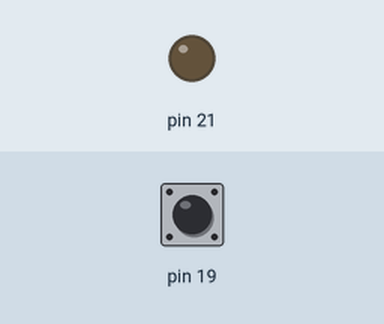
Recording of a program running on a simulated Raspberry Pi (header pin numbers). Shown: output pins drawn as LEDs (lit = HIGH). The test bench sets the inputs (shaded band); at power-on: pin 19 HIGH. Outgoing connections fail; what the program prints to the terminal is not drawn.

Above: at 1.2 s.
1.3 s: pin 19 pulled LOW for 1 s
At 3.5 s:
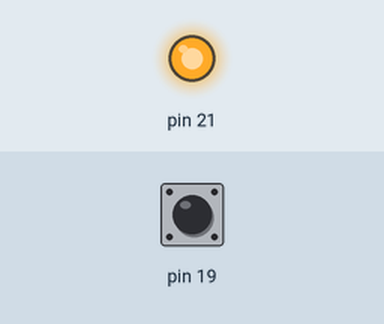
5.4 s: pin 19 pulled LOW for 0.65 s
At 8.6 s:
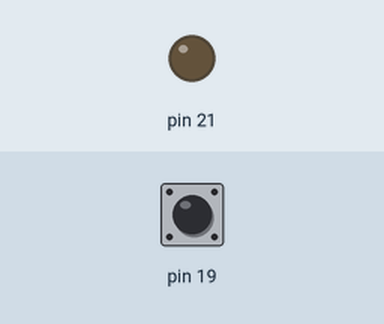
9.1 s: pin 19 pulled LOW for 3.2 s
At 11.8 s:
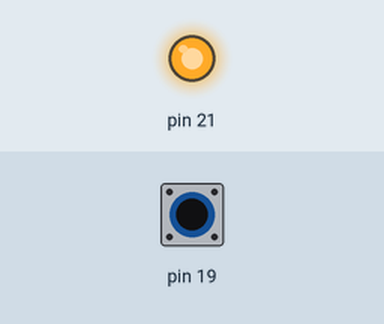
Timing chart, 0 to 13.5 s (numbered marks = the images above; inputs shaded):
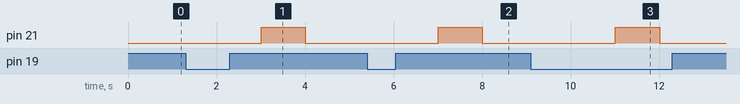

Measured:
- after the input at 1.3 s, pin 21: LOW → HIGH after 1.7 s, → LOW 1.0 s later
- after the input at 5.4 s, pin 21: LOW → HIGH after 1.6 s, → LOW 1.0 s later
- after the input at 9.1 s, pin 21: LOW → HIGH after 1.9 s, → LOW 1.0 s later

The program:

dimmer.py
```python
import RPi.GPIO as GPIO
import time
#from sunrise import calculatedutycycle
import socket

GPIO.setmode(GPIO.BOARD)

GPIO.setup(19, GPIO.IN, pull_up_down=GPIO.PUD_UP)
GPIO.setup(21, GPIO.OUT)

localfrequency = 60
timer = False
movingaveragesamples = 50
cycles = []
[cycles.append(1/(2 * localfrequency)) for a in range(0,movingaveragesamples)]
print(cycles)

def fetch():
    data = None
    with socket.socket(socket.AF_INET, socket.SOCK_STREAM) as s:
        s.setblocking(False)
        try:
            s.connect(('localhost', 6001))
            data = s.recv(1024)
            print('Received', str(data))
        except:
            pass
    return data

waketime = (5, 35, 00)
endwaketime = (6, 00, 11)
sleeptime = (21, 15, 00)
endsleeptime = (21, 30, 22)

start = time.perf_counter()
triacon = False
newsinus = False
# time to let triac gate energize
delaytime = 0.0001
dc = 75
ontime = 0


#GPIO.output(21,GPIO.HIGH)

def average(l):
    return sum(l)/len(l)
try:
    while True:
        #check for updates
        data = fetch()
        cycletime = average(cycles)
        if data is not None:
            waketime, endwaketime, sleeptime, endsleeptime = [tuple(a) for a in data]
            print(waketime,endwaketime,sleeptime,endsleeptime)
            #time.sleep(10)
        #dc = calculatedutycycle(waketime, endwaketime, sleeptime, endsleeptime)
        targettime = (100 - dc) / 100 * cycletime
        if GPIO.input(19) == False and timer == False:
            print("begin sinus")
            #start of sinus
            timer = True
            start = time.perf_counter()
            print("low",start)
            newsinus = True
        elif time.perf_counter() - start >= targettime and triacon == False and newsinus == True:
            print("triac energized")
            GPIO.output(21, GPIO.HIGH)
            triacon = True
            ontime = time.perf_counter()
        elif time.perf_counter() - ontime > delaytime and triacon == True and newsinus == True:
            print('triac deenergized')
            GPIO.output(21, GPIO.LOW)
            triacon = False
            newsinus = False
        elif GPIO.input(19) == True and timer == True:
            #end of sinus
            print("end sinus")
            GPIO.output(21, GPIO.LOW)
            triacon = False
            timer = False
            newsinus = False
            end = time.perf_counter()
            print(end-start)
            cycles.append(end - start)
            cycles.pop(0)
        print(time.perf_counter())
except KeyboardInterrupt:
    print("interrupted", 1/(2*average(cycles)))
    print(cycles)
finally:

    GPIO.cleanup()
```
